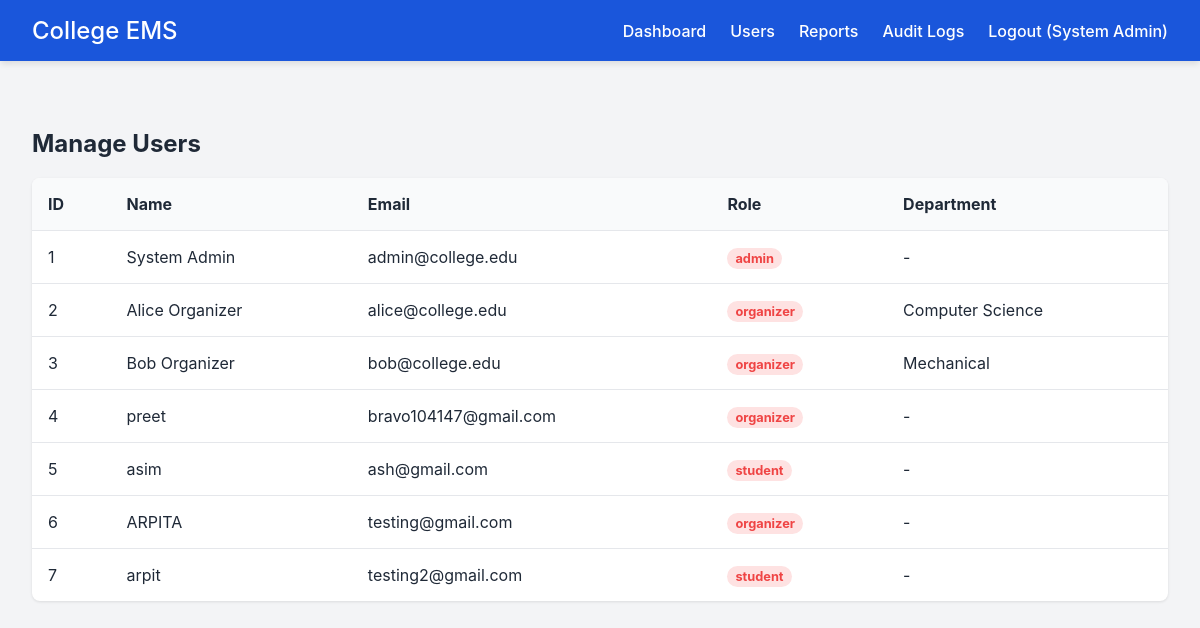
Page /admin/users (signed in) on the committed database.
### tables this page shows
CREATE TABLE users (
    id INTEGER PRIMARY KEY AUTOINCREMENT,
    name TEXT NOT NULL,
    email TEXT UNIQUE NOT NULL,
    password_hash TEXT NOT NULL,
    role TEXT NOT NULL,
    department TEXT,
    phone TEXT,
    created_at TIMESTAMP DEFAULT CURRENT_TIMESTAMP
);

### routes/admin.py (the view)
@admin_bp.route('/users')
@login_required
@admin_required
def users():
    users_list = get_all_users()
    return render_template('admin/users.html', users=users_list)

### app.py (called while the page is built)
def get_db():
    if 'db' not in g:
        g.db = sqlite3.connect(
            Config.SQLITE_DB,
            detect_types=sqlite3.PARSE_DECLTYPES
        )
        g.db.row_factory = sqlite3.Row
        with g.db:
            g.db.execute("PRAGMA foreign_keys = ON;")
    return g.db

### models/user.py (called while the page is built)
def get_user_by_id(user_id):
    from app import get_db
    conn = get_db()
    cursor = conn.cursor()
    cursor.execute("SELECT * FROM users WHERE id = ?", (user_id,))
    row = cursor.fetchone()
    if row: return User(**dict(row))
    return None

def get_all_users():
    from app import get_db
    conn = get_db()
    cursor = conn.cursor()
    cursor.execute("SELECT id, name, email, role, department, created_at FROM users")
    return [dict(r) for r in cursor.fetchall()]

### routes/admin.py (called while the page is built)
def admin_required(f):
    @wraps(f)
    def decorated_function(*args, **kwargs):
        if not current_user.is_authenticated or current_user.role != 'admin':
            flash('Admin access required.', 'error')
            return redirect(url_for('index'))
        return f(*args, **kwargs)
    return decorated_function

### templates/admin/users.html
{% extends 'base.html' %}
{% block content %}
<h2>Manage Users</h2>
<table>
    <thead>
        <tr>
            <th>ID</th>
            <th>Name</th>
            <th>Email</th>
            <th>Role</th>
            <th>Department</th>
        </tr>
    </thead>
    <tbody>
        {% for u in users %}
        <tr>
            <td>{{ u.id }}</td>
            <td>{{ u.name }}</td>
            <td>{{ u.email }}</td>
            <td><span class="badge">{{ u.role }}</span></td>
            <td>{{ u.department or '-' }}</td>
        </tr>
        {% endfor %}
    </tbody>
</table>
{% endblock %}

### templates/base.html (shortened to what this page needs)
<!DOCTYPE html>
<html lang="en">
<head>
    <link rel="stylesheet" href="{{ url_for('static', filename='css/style.css') }}">
</head>
<body>
    <nav class="navbar">
        <div class="nav-brand"><a href="/">College EMS</a></div>
        <ul class="nav-links">
            {% if current_user.is_authenticated %}
                <li><a href="/">Dashboard</a></li>
                {% if current_user.role == 'organizer' %}
                    <li><a href="{{ url_for('organizer.new_event') }}">Create Event</a></li>
                    <li><a href="{{ url_for('organizer.reports') }}">Reports</a></li>
                {% elif current_user.role == 'admin' %}
                    <li><a href="{{ url_for('admin.users') }}">Users</a></li>
                    <li><a href="{{ url_for('admin.reports') }}">Reports</a></li>
                    <li><a href="{{ url_for('admin.audit_logs') }}">Audit Logs</a></li>
                {% elif current_user.role == 'student' %}
                    <li><a href="{{ url_for('student.events_list') }}">Browse Events</a></li>
                {% endif %}
                <li><a href="{{ url_for('auth.logout') }}">Logout ({{ current_user.name }})</a></li>
            {% else %}
                <li><a href="{{ url_for('auth.login') }}">Login</a></li>
                <li><a href="{{ url_for('auth.register') }}">Register</a></li>
            {% endif %}
        </ul>
    </nav>
    <div class="container msg-container">
    </div>
    <div class="container main-content">
        {% block content %}{% endblock %}
    </div>
</body>
</html>

### static/css/style.css (style rules this page uses)
:root { --primary: #1a56db; --primary-hover: #1e40af; --background: #f3f4f6; --white: #ffffff; --text-main: #1f2937; --text-muted: #6b7280; --border: #e5e7eb; --success: #10b981; --error: #ef4444; }
body { margin: 0; font-family: 'Inter', -apple-system, sans-serif; color: var(--text-main); background: var(--background); }
.navbar { display: flex; justify-content: space-between; align-items: center; background: var(--primary); color: var(--white); padding: 1rem 2rem; box-shadow: 0 4px 6px -1px rgba(0,0,0,0.1); }
.navbar a { color: var(--white); text-decoration: none; font-weight: 500; }
.nav-brand { font-size: 1.5rem; font-weight: bold; }
.nav-links { list-style: none; display: flex; gap: 1.5rem; margin: 0; padding: 0; align-items: center; }
.container { max-width: 1200px; margin: 0 auto; padding: 2rem; }
.msg-container { padding: 1rem 2rem 0; }
.badge { background: #fee2e2; color: var(--error); padding: 0.2rem 0.5rem; border-radius: 9999px; font-size: 0.8rem; font-weight: bold; }
table { width: 100%; border-collapse: collapse; background: var(--white); border-radius: 8px; overflow: hidden; margin-top: 1rem; box-shadow: 0 1px 3px rgba(0,0,0,0.1); }
th, td { padding: 1rem; text-align: left; border-bottom: 1px solid var(--border); }
th { background: #f9fafb; font-weight: bold; }
tr:last-child td { border-bottom: none; }

### rows in the picture
users: name "System Admin", id "1", email "admin@college.edu", role "admin", department "-"
users: id "2", name "Alice Organizer", email "alice@college.edu", role "organizer", department "Computer Science"
users: id "3", name "Bob Organizer", email "bob@college.edu", role "organizer", department "Mechanical"
users: id "4", name "preet", email "bravo104147@gmail.com", role "organizer", department "-"
users: id "5", name "asim", email "ash@gmail.com", role "student", department "-"
users: id "6", name "ARPITA", email "testing@gmail.com", role "organizer", department "-"
users: id "7", name "arpit", email "testing2@gmail.com", role "student", department "-"
